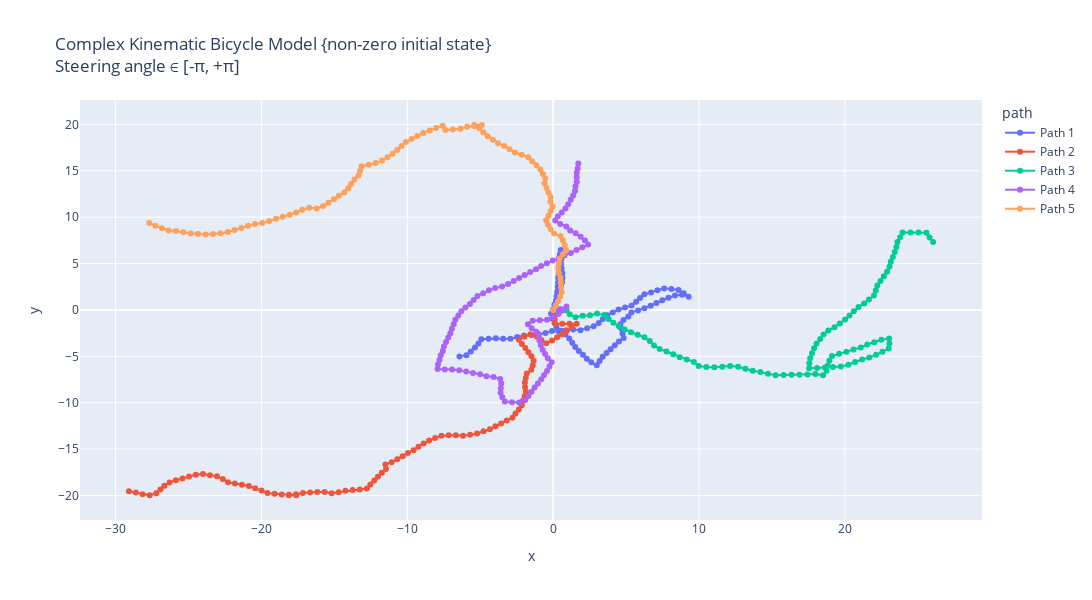

Source (notebook cell):
### Markdown cell above
Making analytically more complex path, by introducing acceleration, initial heading and steering angle.
Complex Kinematic Bicycle Model with non-zero initial state : 
Trajectories with constant velocity, initial heading and steering angle as 0; 
But with complex kinematic_bicycle_model methods : kinematic_bicycle_model or kinematic_bicycle_model_w_slip

### Code cell
# Making 5 possible trajectories 
trajectories = []
for i in range (5):
    # Passed initial heading angle randomly (any angle b/w -90 to +90 degrees).
    # Passed acceleration; keeping acceleration constant for each trajectory, in a range of 0-2
    # Effect of acc. in the trajectory can be removed by making a = 0.0 
    # Initial delta can be any angle between -180 to +180 degrees.
    (x_traj, y_traj, θi, δi, a_traj, v_traj) = start_trajectory(v_init = 5, theta_init = round(np.pi * random.uniform(-0.5, 0.5), 2), a_init = round(random.uniform(-2, 2), 2), delta_init = round(np.pi * random.uniform(-1, 1), 2), mode = "complex")
    trajectories.append((x_traj, y_traj, θi, δi, a_traj, v_traj))

# Create a DataFrame for plotting
data = []
for i, (x_traj, y_traj, theta_init, delta_init, a_traj, v_traj) in enumerate(trajectories):
    for x, y, v in zip(x_traj, y_traj, v_traj):
        data.append({"x": x, "y": y, "v": v, "path": f"Path {i+1}"})
df = pd.DataFrame(data)

# Creating the plot using plotly.
fig = px.line(df, x="x", y="y", color="path", custom_data=["v"], title="Complex Kinematic Bicycle Model {non-zero initial state}  <br>Steering angle ∈ [-π, +π]", render_mode="svg")
# Adding hover functionality
fig.update_traces(mode="markers+lines", hovertemplate="<br>".join([
    "v: %{customdata[0]:.2f}",
    "x: %{x:.2f}",
    "y: %{y:.2f}"
]))
fig.update_layout(height=600,width=1130)
fig.show()

# Using matplotlib
plt.figure(figsize=(15, 6))
for i, (x_traj, y_traj, θi, δi, a_traj, v_traj) in enumerate(trajectories):
    # Model built such that a remains same inside; can be randomised by using a random statement.
    # print(x_traj,"\n", y_traj)
    plt.plot(x_traj, y_traj, label=f"Path {i+1}, θi = {θi}, δi = {δi}, ai = {a_traj[0]}", alpha = 0.7)
plt.xlabel("x [m]")
plt.ylabel("y [m]")
plt.title("Complex Kinematic Bicycle Model {non-zero initial state} \n Steering angle ∈ [-π, +π]")
plt.grid("True")
plt.legend()
plt.axis('equal')
plt.show()

# Using plt to show the velocity variation w.r.t. time :
dt = 0.1  # Time step
t_end = 10  # 10 seconds
t = np.arange(0, t_end + dt, dt)

plt.figure(figsize=(15, 6))
for i, (x_traj, y_traj, θi, δi, a_traj, v_traj) in enumerate(trajectories):
    # Model built such that a remains same inside; can be randomised by using a random statement.
    # print(x_traj,"\n", y_traj)
    plt.plot(t, v_traj, label=f"Path {i+1}", alpha = 0.7)
plt.ylabel("v [m/s]")
plt.xlabel("t [s]")
plt.grid("True")
plt.title("Velocity variation w.r.t. time")
plt.legend()
plt.show()
